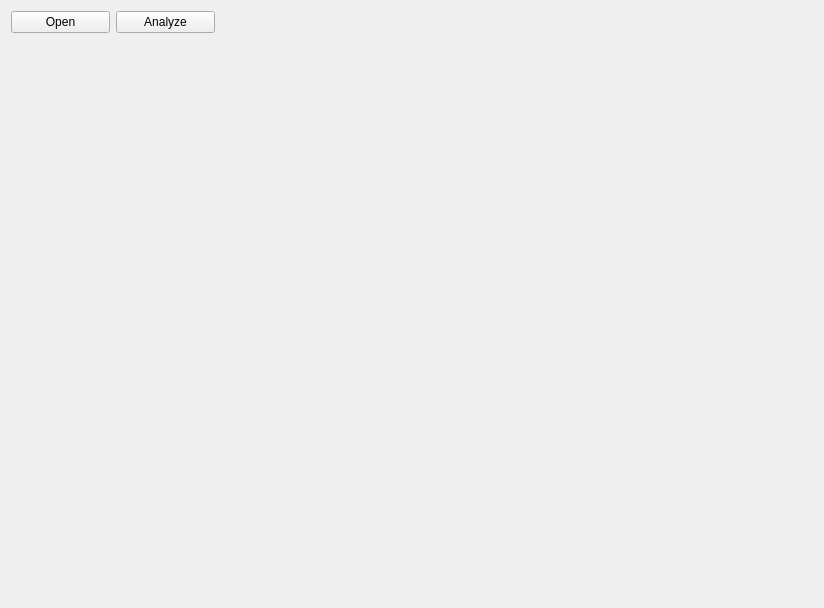
<?xml version="1.0" encoding="UTF-8"?>
<ui version="4.0">
 <class>MainWindow</class>
 <widget class="QMainWindow" name="MainWindow">
  <property name="geometry">
   <rect>
    <x>0</x>
    <y>0</y>
    <width>824</width>
    <height>608</height>
   </rect>
  </property>
  <property name="sizePolicy">
   <sizepolicy hsizetype="Fixed" vsizetype="Fixed">
    <horstretch>0</horstretch>
    <verstretch>0</verstretch>
   </sizepolicy>
  </property>
  <property name="font">
   <font>
    <family>Arial</family>
   </font>
  </property>
  <property name="windowTitle">
   <string>Navigator++</string>
  </property>
  <property name="windowIcon">
   <iconset>
    <normaloff>AppIcon.icns</normaloff>AppIcon.icns</iconset>
  </property>
  <property name="locale">
   <locale language="English" country="UnitedStates"/>
  </property>
  <widget class="QWidget" name="centralWidget">
   <layout class="QGridLayout" name="gridLayout">
    <item row="1" column="0" colspan="8">
     <widget class="QMapWidget" name="mapWidget" native="true"/>
    </item>
    <item row="0" column="0">
     <widget class="QPushButton" name="openFileButton">
      <property name="sizePolicy">
       <sizepolicy hsizetype="Preferred" vsizetype="Fixed">
        <horstretch>0</horstretch>
        <verstretch>0</verstretch>
       </sizepolicy>
      </property>
      <property name="cursor">
       <cursorShape>PointingHandCursor</cursorShape>
      </property>
      <property name="text">
       <string>Open</string>
      </property>
     </widget>
    </item>
    <item row="0" column="1">
     <widget class="QPushButton" name="analyzeButton">
      <property name="sizePolicy">
       <sizepolicy hsizetype="Preferred" vsizetype="Fixed">
        <horstretch>0</horstretch>
        <verstretch>0</verstretch>
       </sizepolicy>
      </property>
      <property name="cursor">
       <cursorShape>PointingHandCursor</cursorShape>
      </property>
      <property name="text">
       <string>Analyze</string>
      </property>
     </widget>
    </item>
    <item row="0" column="2" colspan="6">
     <widget class="QLabel" name="pathLabel">
      <property name="sizePolicy">
       <sizepolicy hsizetype="Ignored" vsizetype="Fixed">
        <horstretch>0</horstretch>
        <verstretch>0</verstretch>
       </sizepolicy>
      </property>
      <property name="font">
       <font>
        <family>.SF NS Text</family>
       </font>
      </property>
      <property name="styleSheet">
       <string notr="true">color:#414141;</string>
      </property>
      <property name="text">
       <string/>
      </property>
      <property name="textFormat">
       <enum>Qt::PlainText</enum>
      </property>
      <property name="alignment">
       <set>Qt::AlignRight|Qt::AlignTrailing|Qt::AlignVCenter</set>
      </property>
      <property name="textInteractionFlags">
       <set>Qt::NoTextInteraction</set>
      </property>
     </widget>
    </item>
   </layout>
  </widget>
 </widget>
 <layoutdefault spacing="6" margin="11"/>
 <customwidgets>
  <customwidget>
   <class>QMapWidget</class>
   <extends>QWidget</extends>
   <header>qmapwidget.h</header>
   <container>1</container>
  </customwidget>
 </customwidgets>
 <resources/>
 <connections/>
</ui>
